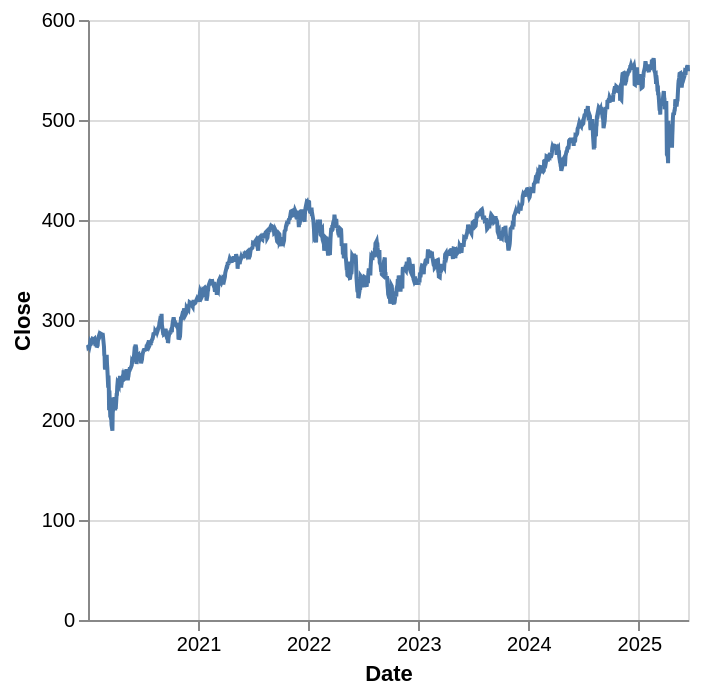

Notebook source saved alongside this figure:
### Code cell
alt.Chart(snp500_hist).mark_line().encode(
    x="Date:T",
    y="Close:Q"
).properties(
    width='container',
    height=300
)

### Figure 1 — Vega-Lite specification as saved in the notebook (floating-point values rounded to 4 significant figures; data arrays with more than 128 entries replaced by an {"elided": "..."} marker saying what was removed)
{"config": {"view": {"continuousWidth": 300, "continuousHeight": 300}}, "data": {"name": "data-094e4e56dd18d052cf3270421fe88fc4"}, "mark": {"type": "line"}, "encoding": {"x": {"field": "Date", "type": "temporal"}, "y": {"field": "Close", "type": "quantitative"}}, "height": 300, "width": "container", "$schema": "https://vega.github.io/schema/vega-lite/v5.20.1.json", "datasets": {"data-094e4e56dd18d052cf3270421fe88fc4": {"elided": "1370 records"}}}
